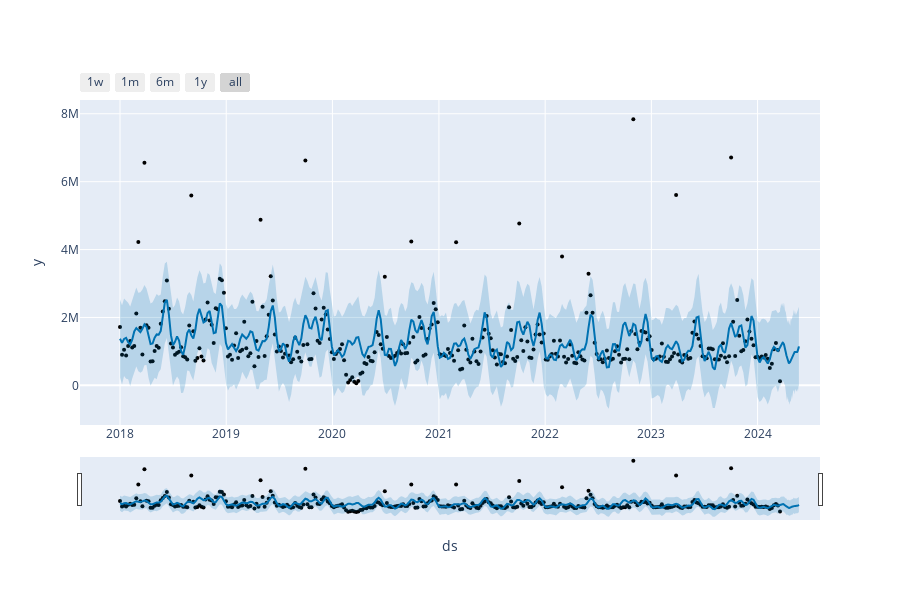

This figure's notebook cell:
### Code cell
from prophet.plot import plot_plotly, plot_components_plotly

plot_plotly(model, forecast)

### Figure 1 — Plotly figure (JSON) as saved in the notebook; plotly's stock layout.template omitted (floating-point values rounded to 4 significant figures; data arrays with more than 128 entries replaced by an {"elided": "..."} marker saying what was removed)
{"data": [{"marker": {"color": "black", "size": 4}, "mode": "markers", "name": "Actual", "type": "scatter", "x": {"elided": "325 str values"}, "y": {"elided": "325 int values"}}, {"hoverinfo": "skip", "line": {"width": 0}, "mode": "lines", "type": "scatter", "x": {"elided": "390 str values"}, "y": {"elided": "390 float values"}}, {"fill": "tonexty", "fillcolor": "rgba(0, 114, 178, 0.2)", "line": {"color": "#0072B2", "width": 2}, "mode": "lines", "name": "Predicted", "type": "scatter", "x": {"elided": "390 str values"}, "y": {"elided": "390 float values"}}, {"fill": "tonexty", "fillcolor": "rgba(0, 114, 178, 0.2)", "hoverinfo": "skip", "line": {"width": 0}, "mode": "lines", "type": "scatter", "x": {"elided": "390 str values"}, "y": {"elided": "390 float values"}}], "layout": {"height": 600, "showlegend": false, "width": 900, "xaxis": {"rangeselector": {"buttons": [{"count": 7, "label": "1w", "step": "day", "stepmode": "backward"}, {"count": 1, "label": "1m", "step": "month", "stepmode": "backward"}, {"count": 6, "label": "6m", "step": "month", "stepmode": "backward"}, {"count": 1, "label": "1y", "step": "year", "stepmode": "backward"}, {"step": "all"}]}, "rangeslider": {"visible": true}, "title": {"text": "ds"}, "type": "date"}, "yaxis": {"title": {"text": "y"}}}}
